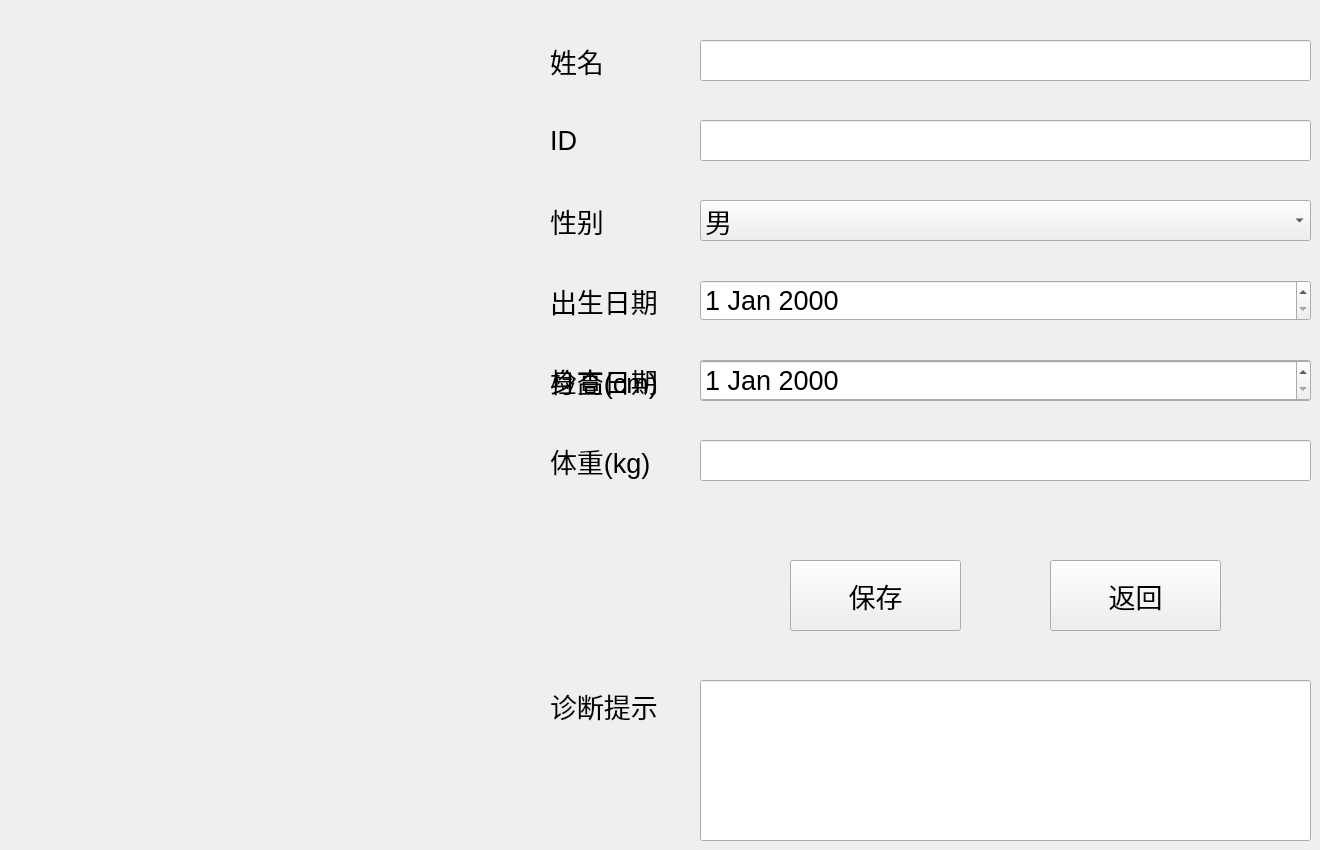
      <widget class="QWidget" name="pagePatientForm">
       <property name="font">
        <font>
         <pointsize>20</pointsize>
        </font>
       </property>
       <widget class="QLineEdit" name="editName">
        <property name="geometry">
         <rect>
          <x>700</x>
          <y>40</y>
          <width>611</width>
          <height>41</height>
         </rect>
        </property>
       </widget>
       <widget class="QLineEdit" name="editID">
        <property name="geometry">
         <rect>
          <x>700</x>
          <y>120</y>
          <width>611</width>
          <height>41</height>
         </rect>
        </property>
       </widget>
       <widget class="QLineEdit" name="editDiag">
        <property name="geometry">
         <rect>
          <x>700</x>
          <y>680</y>
          <width>611</width>
          <height>161</height>
         </rect>
        </property>
       </widget>
       <widget class="QLineEdit" name="editWeight">
        <property name="geometry">
         <rect>
          <x>700</x>
          <y>440</y>
          <width>611</width>
          <height>41</height>
         </rect>
        </property>
       </widget>
       <widget class="QLineEdit" name="editHeight">
        <property name="geometry">
         <rect>
          <x>700</x>
          <y>360</y>
          <width>611</width>
          <height>41</height>
         </rect>
        </property>
       </widget>
       <widget class="QComboBox" name="comboGender">
        <property name="geometry">
         <rect>
          <x>700</x>
          <y>200</y>
          <width>611</width>
          <height>41</height>
         </rect>
        </property>
        <item>
         <property name="text">
          <string>男</string>
         </property>
        </item>
        <item>
         <property name="text">
          <string>女</string>
         </property>
        </item>
       </widget>
       <widget class="QDateEdit" name="dateBirth">
        <property name="geometry">
         <rect>
          <x>700</x>
          <y>280</y>
          <width>611</width>
          <height>41</height>
         </rect>
        </property>
       </widget>
       <widget class="QPushButton" name="btnFormSave">
        <property name="geometry">
         <rect>
          <x>790</x>
          <y>560</y>
          <width>171</width>
          <height>71</height>
         </rect>
        </property>
        <property name="text">
         <string>保存</string>
        </property>
       </widget>
       <widget class="QPushButton" name="btnFormBack">
        <property name="geometry">
         <rect>
          <x>1050</x>
          <y>560</y>
          <width>171</width>
          <height>71</height>
         </rect>
        </property>
        <property name="text">
         <string>返回</string>
        </property>
       </widget>
       <widget class="QLabel" name="label">
        <property name="geometry">
         <rect>
          <x>550</x>
          <y>40</y>
          <width>101</width>
          <height>41</height>
         </rect>
        </property>
        <property name="text">
         <string>姓名</string>
        </property>
       </widget>
       <widget class="QLabel" name="label_18">
        <property name="geometry">
         <rect>
          <x>550</x>
          <y>120</y>
          <width>101</width>
          <height>41</height>
         </rect>
        </property>
        <property name="text">
         <string>ID</string>
        </property>
       </widget>
       <widget class="QLabel" name="label_2">
        <property name="geometry">
         <rect>
          <x>550</x>
          <y>200</y>
          <width>101</width>
          <height>41</height>
         </rect>
        </property>
        <property name="text">
         <string>性别</string>
        </property>
       </widget>
       <widget class="QLabel" name="label_3">
        <property name="geometry">
         <rect>
          <x>550</x>
          <y>280</y>
          <width>131</width>
          <height>41</height>
         </rect>
        </property>
        <property name="text">
         <string>出生日期</string>
        </property>
       </widget>
       <widget class="QLabel" name="label_5">
        <property name="geometry">
         <rect>
          <x>550</x>
          <y>360</y>
          <width>121</width>
          <height>41</height>
         </rect>
        </property>
        <property name="text">
         <string>身高(cm)</string>
        </property>
       </widget>
       <widget class="QLabel" name="label_6">
        <property name="geometry">
         <rect>
          <x>550</x>
          <y>440</y>
          <width>121</width>
          <height>41</height>
         </rect>
        </property>
        <property name="text">
         <string>体重(kg)</string>
        </property>
       </widget>
       <widget class="QLabel" name="label_7">
        <property name="geometry">
         <rect>
          <x>550</x>
          <y>680</y>
          <width>121</width>
          <height>51</height>
         </rect>
        </property>
        <property name="text">
         <string>诊断提示</string>
        </property>
       </widget>
       <widget class="QLabel" name="label_8">
        <property name="geometry">
         <rect>
          <x>550</x>
          <y>360</y>
          <width>121</width>
          <height>41</height>
         </rect>
        </property>
        <property name="text">
         <string>检查日期</string>
        </property>
       </widget>
       <widget class="QDateEdit" name="dateCheck">
        <property name="geometry">
         <rect>
          <x>700</x>
          <y>360</y>
          <width>611</width>
          <height>41</height>
         </rect>
        </property>
       </widget>
      </widget>
